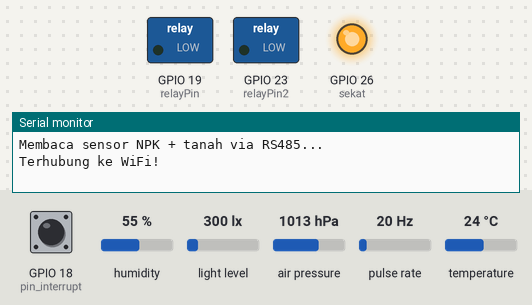
A sketch run on a simulated ESP32. Shown: switched loads named in the sketch (green lamp = pin HIGH), output pins drawn as LEDs (lit = HIGH), the last lines printed to the serial monitor. Wiring (inferred from the names in the program): pulse sensor: data GPIO 4. The inputs (shaded band) are chosen by the test bench; at power-on: light level 300 lx, GPIO 18 (pin_interrupt) HIGH, humidity 55 %, air pressure 1013 hPa, pulse rate 20 Hz, temperature 24 °C (analog values on the 0–4095 scale). WiFi joins after 1.5 s; servers stay silent unless stated; uploads are accepted with an empty reply; pins used as bus, display or sensor lines are not drawn.

Above: at 2.7 s.
2.8 s: light level set to 108 lx
At 3.5 s:
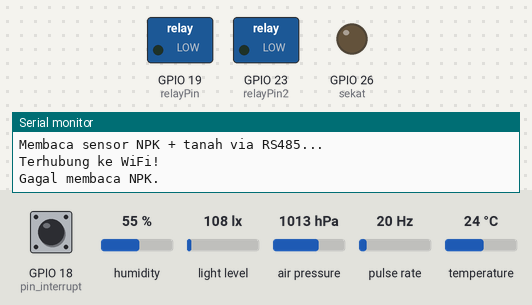
8.7 s: light level set to 93 lx
Timing chart, 0 to 11.7 s (numbered marks = the images above; inputs shaded):
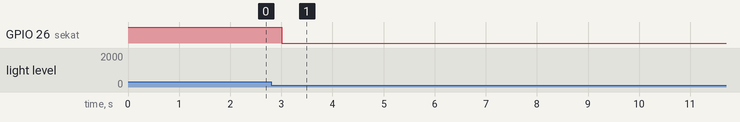

The sketch:

padi_sawah.ino
```cpp
#include "DHT.h"
#include <Wire.h>
#include <BH1750.h>
#include <SPI.h>
#include <Adafruit_BMP280.h>
#include <WiFi.h>
#include <WiFiManager.h>
#include <HTTPClient.h>
#include <ArduinoJson.h>

//Link API
const char* serverName = "https://petaniasik.my.id/api/kirim_sensor";  // sesuaikan
const String iot_id = "jTZids5M";
const String token = "lOsx0KMJSAfJpxEe";
const String serverGet = "https://petaniasik.my.id/api/bacajson/" + iot_id;

// RS485
// Komunikasi via UART2 (TX=17, RX=16)
#define SerialPort Serial2
// Modbus RTU Query untuk masing-masing parameter
uint8_t npkQuery[]             = {0x01, 0x03, 0x00, 0x1E, 0x00, 0x03, 0x65, 0xCD};
uint8_t phQuery[]              = {0x01, 0x03, 0x00, 0x06, 0x00, 0x01, 0x64, 0x0B};
uint8_t soilMoistureQuery[]    = {0x01, 0x03, 0x00, 0x12, 0x00, 0x01, 0x24, 0x0F};
uint8_t soilTemperatureQuery[] = {0x01, 0x03, 0x00, 0x13, 0x00, 0x01, 0x75, 0xCF};

uint16_t nitrogen, phosphorus, potassium, phRaw, moistureRaw, tempRaw;
float nitrogen2 =0;
float phosphorus2 =0;
float potassium2 =0;
float pH = 0;
float moisture = 0;
float temperature =0;
int baterai = 0;

// Pin kontrol DE/RE
#define DE_RE_PIN 25
#define sekat 26

// Sinyal
long rssi;
int quality =0;

// Baterai
const int adcPin = 34; // Gunakan GPIO34 sebagai input ADC
const float R1 = 82000.0; // Ohm
const float R2 = 10000.0;  // Ohm
const float maxADC = 4095.0; // Resolusi ADC 12-bit
const float vRef = 3.3; // Tegangan referensi maksimum ADC

// DHT 22 (Suhu dan Kelembapan Udara)
#define DHTPIN 15
#define DHTTYPE DHT22
DHT dht(DHTPIN, DHTTYPE);
float kelembapan_udara = 0;
float suhu_udara = 0;

// anemometer parameters (Kecepatan Angin)
volatile byte rpmcount;  // hitung signals
volatile unsigned long last_micros;
unsigned long timeold;
unsigned long timemeasure = 10.00;  // detik
int timetoSleep = 1;                // menit
unsigned long sleepTime = 15;       // menit
unsigned long timeNow;
int countThing = 0;
int GPIO_pulse = 4;                 // ESP32 = D14
float rpm, rotasi_per_detik;        // rotasi/detik
float kecepatan_kilometer_per_jam;  // kilometer/jam
float kecepatan_meter_per_detik = 0;    //meter/detik
volatile boolean flag = false;

// Curah Hujan
const int pin_interrupt = 18;  // Menggunakan pin interrupt https://www.arduino.cc/reference/en/language/functions/external-interrupts/attachinterrupt/
long int jumlah_tip = 0;
long int temp_jumlah_tip = 0;
float curah_hujan = 0.00;
float milimeter_per_tip = 0.40;

volatile boolean flag2 = false;

BH1750 lightMeter;  // BH1750 (Intensitas Cahaya)
int intensitas_cahaya =0;
float pressure =0;

// TDS & EC
#define TdsSensorPin 36
#define VREF 3.3   // analog reference voltage(Volt) of the ADC
#define SCOUNT 30  // sum of sample point

int analogBuffer[SCOUNT];  // store the analog value in the array, read from ADC
int analogBufferTemp[SCOUNT];
int analogBufferIndex = 0;
int copyIndex = 0;

float averageVoltage = 0;
float tdsValue = 0;
float ecValue = 0;


//BMP 280 Tekanan
#define BMP_SCK  (13)
#define BMP_MISO (12)
#define BMP_MOSI (11)
#define BMP_CS   (10)
Adafruit_BMP280 bmp; // I2C

// MQ-135 sensor Gas
const int mq135Pin = 39; // Pin ADC di ESP32
int adcValue =0;

//RElay
const int relayPin = 19; // Ganti dengan pin digital sesuai keinginanmu
const int relayPin2 = 23; // Ganti dengan pin digital sesuai keinginanmu

// RS485
void enableTransmit() {
  digitalWrite(DE_RE_PIN, HIGH);
}

void enableReceive() {
  digitalWrite(DE_RE_PIN, LOW);
}

void flushSerialBuffer() {
  while (SerialPort.available()) SerialPort.read();
}

void ICACHE_RAM_ATTR rpm_anemometer()  // anemometer parameters (Kecepatan Angin)
{
  flag = true;
}

void ICACHE_RAM_ATTR hitung_curah_hujan()  // Curah Hujan
{
  flag2 = true;
}

// TDS dan EC
// median filtering algorithm
int getMedianNum(int bArray[], int iFilterLen) {
  int bTab[iFilterLen];
  for (byte i = 0; i < iFilterLen; i++)
    bTab[i] = bArray[i];
  int i, j, bTemp;
  for (j = 0; j < iFilterLen - 1; j++) {
    for (i = 0; i < iFilterLen - j - 1; i++) {
      if (bTab[i] > bTab[i + 1]) {
        bTemp = bTab[i];
        bTab[i] = bTab[i + 1];
        bTab[i + 1] = bTemp;
      }
    }
  }
  if ((iFilterLen & 1) > 0) {
    bTemp = bTab[(iFilterLen - 1) / 2];
  } else {
    bTemp = (bTab[iFilterLen / 2] + bTab[iFilterLen / 2 - 1]) / 2;
  }
  return bTemp;

  // TDS dan EC
  pinMode(TdsSensorPin, INPUT);
}


void setup() {
  Serial.begin(115200);
  analogReadResolution(12); // Resolusi ADC 12-bit (0 - 4095)

  // RS 485
  SerialPort.begin(4800, SERIAL_8N1, 16, 17); // UART2 ESP32 (RX=16, TX=17)
  pinMode(DE_RE_PIN, OUTPUT);
  pinMode(sekat, OUTPUT);
  digitalWrite(sekat, HIGH);
  enableReceive(); // Mulai dengan mode terima

  Serial.println("Membaca sensor NPK + tanah via RS485...");

  // WiFiManager
  WiFiManager wifiManager;
  wifiManager.autoConnect("Sensor_Petani_Asik");

  // Set device as a Wi-Fi Station
  WiFi.mode(WIFI_STA);

  // Hubungkan ke WiFi
  //WiFi.begin(ssid, password);
  while (WiFi.status() != WL_CONNECTED) {
    delay(1000);
    Serial.println("Gagal terhubung ke WiFi. Mengulangi...");
  }
  Serial.println("Terhubung ke WiFi!");

  dht.begin();  // DHT 22 (Suhu dan Kelembapan Udara)
  // anemometer parameters (Kecepatan Angin)
  pinMode(GPIO_pulse, INPUT_PULLUP);
  digitalWrite(GPIO_pulse, LOW);
  detachInterrupt(digitalPinToInterrupt(GPIO_pulse));                          // memulai Interrupt pada nol
  attachInterrupt(digitalPinToInterrupt(GPIO_pulse), rpm_anemometer, RISING);  //Inisialisasi pin interupt
  rpmcount = 0;
  rpm = 0;
  timeold = 0;
  timeNow = 0;
  // Curah Hujan
  pinMode(pin_interrupt, INPUT);
  attachInterrupt(digitalPinToInterrupt(pin_interrupt), hitung_curah_hujan, FALLING);  // Akan menghitung tip jika pin berlogika dari HIGH ke LOW
  // BH1750 (Intensitas Cahaya)
  Wire.begin();
  lightMeter.begin();

  // BMP tekanan
  while ( !Serial ) delay(100);   // wait for native usb
  unsigned status;
  status = bmp.begin();
  if (!status) {
    // Serial.println(F("Could not find a valid BMP280 sensor, check wiring or "
    //                   "try a different address!"));
    // Serial.print("SensorID was: 0x"); Serial.println(bmp.sensorID(),16);
    // Serial.print("        ID of 0xFF probably means a bad address, a BMP 180 or BMP 085\n");
    // Serial.print("   ID of 0x56-0x58 represents a BMP 280,\n");
    // Serial.print("        ID of 0x60 represents a BME 280.\n");
    // Serial.print("        ID of 0x61 represents a BME 680.\n");
    while (1) delay(10);}
  /* Default settings from datasheet. */
  bmp.setSampling(Adafruit_BMP280::MODE_NORMAL,     /* Operating Mode. */
                  Adafruit_BMP280::SAMPLING_X2,     /* Temp. oversampling */
                  Adafruit_BMP280::SAMPLING_X16,    /* Pressure oversampling */
                  Adafruit_BMP280::FILTER_X16,      /* Filtering. */
                  Adafruit_BMP280::STANDBY_MS_500); /* Standby time. */

  //RElay
  pinMode(relayPin, OUTPUT);
  pinMode(relayPin2, OUTPUT);
}

void loop() {
  baca_sensor();
  kontrol();
  delay(900000);
}

void kontrol(){
  if (WiFi.status() == WL_CONNECTED) {
    HTTPClient http;
    http.begin(serverGet);

    int httpResponseCode = http.GET();

    if (httpResponseCode == 200) {
      String payload = http.getString();
      Serial.println("Respon JSON:");
      Serial.println(payload);

      StaticJsonDocument<1024> doc;
      DeserializationError error = deserializeJson(doc, payload);

      if (!error) {
        const char* status = doc["data"][0]["movement_detected"];

        if (strcmp(status, "ON") == 0) {
          // Serial.println("Gerakan terdeteksi! Relay ON");
          digitalWrite(relayPin2, LOW); // Nyalakan relay
        } else {
          // Serial.println("Tidak ada gerakan. Relay OFF");
          digitalWrite(relayPin2, HIGH); // Matikan relay
        }

      } else {
        Serial.print("JSON Parsing error: ");
        Serial.println(error.c_str());
      }
    } else {
      Serial.print("HTTP GET gagal, kode: ");
      Serial.println(httpResponseCode);
    }

    http.end();
  } else {
    Serial.println("WiFi belum terkoneksi...");
  }

}


void baca_sensor() {
  // printNPKValues
  digitalWrite(sekat, HIGH);
  delay(1000);
  flushSerialBuffer();
  enableTransmit();
  SerialPort.write(npkQuery, sizeof(npkQuery));
  SerialPort.flush();
  enableReceive();
  delay(500);

  if (SerialPort.available() >= 11) {
    uint8_t npkResponse[11];
    SerialPort.readBytes(npkResponse, sizeof(npkResponse));

    nitrogen   = (npkResponse[3] << 8) | npkResponse[4];
    phosphorus = (npkResponse[5] << 8) | npkResponse[6];
    potassium  = (npkResponse[7] << 8) | npkResponse[8];

    nitrogen2   = nitrogen;
    phosphorus2 = phosphorus;
    potassium2  = potassium;

    // Serial.println("=== NPK ===");
    Serial.print("Nitrogen (N): ");   Serial.print(nitrogen2);   Serial.println(" mg/kg");
    Serial.print("Phosphorus (P): "); Serial.print(phosphorus2); Serial.println(" mg/kg");
    Serial.print("Potassium (K): ");  Serial.print(potassium2);  Serial.println(" mg/kg");
  } else {
    Serial.println("Gagal membaca NPK.");
  }

  //printPHValue
  digitalWrite(sekat, LOW);
  delay(1000);
  flushSerialBuffer();
  enableTransmit();
  SerialPort.write(phQuery, sizeof(phQuery));
  SerialPort.flush();
  enableReceive();
  delay(500);

  if (SerialPort.available() >= 7) {
    uint8_t phResponse[7];
    SerialPort.readBytes(phResponse, sizeof(phResponse));

    phRaw = (phResponse[3] << 8) | phResponse[4];
    pH = phRaw / 100.0;

    // Serial.println("=== pH Tanah ===");
    Serial.print("pH: "); Serial.println(pH);
  } else {
    Serial.println("Gagal membaca pH.");
  }

  //printSoilMoisture
  digitalWrite(sekat, LOW);
  delay(1000);
  flushSerialBuffer();
  enableTransmit();
  SerialPort.write(soilMoistureQuery, sizeof(soilMoistureQuery));
  SerialPort.flush();
  enableReceive();
  delay(500);

  if (SerialPort.available() >= 7) {
    uint8_t moistureResponse[7];
    SerialPort.readBytes(moistureResponse, sizeof(moistureResponse));

    moistureRaw = (moistureResponse[3] << 8) | moistureResponse[4];
    moisture = moistureRaw / 10.0;

    // Serial.println("=== Kelembapan Tanah ===");
    Serial.print("Soil Moisture: "); Serial.print(moisture); Serial.println(" %");
  } else {
    Serial.println("Gagal membaca kelembapan.");
  }

  // printSoilTemperature
  digitalWrite(sekat, LOW);
  delay(1000);
  flushSerialBuffer();
  enableTransmit();
  SerialPort.write(soilTemperatureQuery, sizeof(soilTemperatureQuery));
  SerialPort.flush();
  enableReceive();
  delay(500);

  if (SerialPort.available() >= 7) {
    uint8_t temperatureResponse[7];
    SerialPort.readBytes(temperatureResponse, sizeof(temperatureResponse));

    tempRaw = (temperatureResponse[3] << 8) | temperatureResponse[4];
    temperature = tempRaw / 10.0;

    // Serial.println("=== Suhu Tanah ===");
    Serial.print("Soil Temperature: "); Serial.print(temperature); Serial.println(" °C");
  } else {
    Serial.println("Gagal membaca suhu tanah.");
  }

  // Sinyal
  rssi = WiFi.RSSI(); // dBm
  quality = getSignalQuality(rssi);

  Serial.print("Kekuatan Sinyal WiFi: ");
  // Serial.print(rssi);
  // Serial.print(" dBm (");
  Serial.print(quality);
  Serial.println(" %)");

  int adcValue2 = analogRead(adcPin); // Baca nilai ADC
  float vADC = (adcValue2 / maxADC) * vRef; // Tegangan hasil pembagi
  float vInput = vADC * ((R1 + R2) / R2); // Tegangan sebenarnya sebelum pembagi
  baterai = (vInput / 16.8 ) * 100;
  // Serial.print("Nilai ADC: ");
  // Serial.print(adcValue2);
  // Serial.print(" | Tegangan ADC: ");
  // Serial.print(vADC, 3);
  // Serial.print(" V | Tegangan Input: ");
  Serial.print(vInput, 2);
  Serial.println(" V");
  Serial.print("Battery: ");
  Serial.print(baterai, 2);
  Serial.println(" %");


  // DHT 22 (Suhu dan Kelembapan Udara)
  kelembapan_udara = dht.readHumidity();
  suhu_udara = dht.readTemperature();

  if (isnan(kelembapan_udara) || isnan(suhu_udara)) {
    kelembapan_udara = 0;
    suhu_udara = 0;
    Serial.println(F("Failed to read from DHT sensor!"));
    return;
  }

  Serial.print("kelembapan_udara: ");
  Serial.println(kelembapan_udara);
  Serial.print("suhu_udara: ");
  Serial.println(suhu_udara);

  // anemometer parameters (Kecepatan Angin)
  // Cek apakah flag bernilai true, yang menandakan bahwa kondisi tertentu telah terpenuhi
  if (flag == true) {
    // Cek apakah waktu sejak deteksi terakhir sudah lebih dari atau sama dengan 5000 mikrodetik (5 milidetik)
    if (long(micros() - last_micros) >= 5000) {
      // Jika ya, maka tambahkan satu ke penghitung rpm (rpmcount)
      rpmcount++;
      // Perbarui waktu terakhir ketika magnet terdeteksi dengan waktu saat ini
      last_micros = micros();
    }
    // Setelah memproses, setel flag kembali ke false untuk menandakan bahwa kondisi telah ditangani
    flag = false;  // reset flag
  }

  if ((millis() - timeold) >= timemeasure * 1000) {
    countThing++;
    detachInterrupt(digitalPinToInterrupt(GPIO_pulse));       // Menonaktifkan interrupt saat menghitung
    rotasi_per_detik = float(rpmcount) / float(timemeasure);  // rotasi per detik
    //kecepatan_meter_per_detik = rotasi_per_detik; // rotasi/detik sebelum dikalibrasi untuk dijadikan meter per detik
    kecepatan_meter_per_detik = ((-0.0181 * (rotasi_per_detik * rotasi_per_detik)) + (1.3859 * rotasi_per_detik) + 1.4055);  // meter/detik sesudah dikalibrasi dan sudah dijadikan meter per detik
    if (kecepatan_meter_per_detik <= 1.5) {                                                                                  // Minimum pembacaan sensor kecepatan angin adalah 1.5 meter/detik
      kecepatan_meter_per_detik = 0.0;
    }
    kecepatan_kilometer_per_jam = kecepatan_meter_per_detik * 3.6;  // kilometer/jam
    // Serial.print("rotasi_per_detik=");
    // Serial.print(rotasi_per_detik);
    // Serial.print("   kecepatan_meter_per_detik="); // Minimal kecepatan angin yang dapat dibaca sensor adalah 4 meter/detik dan maksimum 30 meter/detik.
    // Serial.print(kecepatan_meter_per_detik);
    // Serial.print("   kecepatan_kilometer_per_jam=");
    // Serial.print(kecepatan_kilometer_per_jam);
    // Serial.println("   ");
    if (countThing == 1)  // kirim data per 10 detik sekali
    {
      //Serial.println("Mengirim data ke server");
      countThing = 0;
    }
    timeold = millis();
    rpmcount = 0;
    attachInterrupt(digitalPinToInterrupt(GPIO_pulse), rpm_anemometer, RISING);  // enable interrupt
  }

  // Serial.print("rotasi_per_detik=");
  // Serial.print(rotasi_per_detik);
  Serial.print("   kecepatan_meter_per_detik="); // Minimal kecepatan angin yang dapat dibaca sensor adalah 4 meter/detik dan maksimum 30 meter/detik.
  Serial.println(kecepatan_meter_per_detik);
  // Serial.print("   kecepatan_kilometer_per_jam=");
  // Serial.print(kecepatan_kilometer_per_jam);
  // Serial.println("   ");


  // Curah Hujan
  if (flag2 == true)  // don't really need the == true but makes intent clear for new users
  {
    curah_hujan += milimeter_per_tip;  // Akan bertambah nilainya saat tip penuh
    jumlah_tip++;
    delay(500);
    flag2 = false;  // reset flag2
  }
  curah_hujan = jumlah_tip * milimeter_per_tip;
  if ((jumlah_tip != temp_jumlah_tip))  // Print serial setiap 1 menit atau ketika jumlah_tip berubah
  {
    jumlah_tip = jumlah_tip;
    curah_hujan = (curah_hujan, 2);
  }
  temp_jumlah_tip = jumlah_tip;

  // Serial.print("Jumlah tip=");
  // Serial.print(jumlah_tip);
  // Serial.println(" kali ");
  // Serial.print("Curah hujan=");
  Serial.print(curah_hujan);
  Serial.println(" mm");


  // BH1750 (Intensitas Cahaya)
  intensitas_cahaya = lightMeter.readLightLevel();
  Serial.print("Light: ");
  Serial.print(intensitas_cahaya);
  Serial.println(" lx");
    if (intensitas_cahaya < 100){
      digitalWrite(relayPin, HIGH); // Untuk relay aktif-LOW
      digitalWrite(relayPin2, HIGH);
    }
    else {
      digitalWrite(relayPin, LOW); // Untuk relay aktif-HIGH
      digitalWrite(relayPin2, LOW); // Untuk relay aktif-HIGH
    }


    //BMP 280 Tekanan
    // Serial.print(F("Temperature = "));
    // Serial.print(bmp.readTemperature());
    // Serial.println(" *C");

    pressure = bmp.readPressure();
    Serial.print(F("Pressure = "));
    Serial.print(bmp.readPressure());
    Serial.println(" Pa");

    // MQ 135 Sensor Gas
    adcValue = analogRead(mq135Pin); // Baca tegangan dari sensor MQ-135 (0–4095 pada ESP32)
    Serial.print("ADC MQ135: ");
    Serial.println(adcValue);

  // TDS dan EC
  static unsigned long analogSampleTimepoint = millis();
  if (millis() - analogSampleTimepoint > 40U) {  //every 40 milliseconds,read the analog value from the ADC
    analogSampleTimepoint = millis();
    analogBuffer[analogBufferIndex] = analogRead(TdsSensorPin);  //read the analog value and store into the buffer
    analogBufferIndex++;
    if (analogBufferIndex == SCOUNT) {
      analogBufferIndex = 0;
    }
  }

  static unsigned long printTimepoint = millis();
  if (millis() - printTimepoint > 800U) {
    printTimepoint = millis();
    for (copyIndex = 0; copyIndex < SCOUNT; copyIndex++) {
      analogBufferTemp[copyIndex] = analogBuffer[copyIndex];

      // read the analog value more stable by the median filtering algorithm, and convert to voltage value
      averageVoltage = getMedianNum(analogBufferTemp, SCOUNT) * (float)VREF / 4096.0;

      //temperature compensation formula: fFinalResult(25^C) = fFinalResult(current)/(1.0+0.02*(fTP-25.0));
      float compensationCoefficient = 1.0 + 0.02 * (temperature - 25.0);
      //temperature compensation
      float compensationVoltage = averageVoltage / compensationCoefficient;

      //convert voltage value to tds value
      tdsValue = (133.42 * compensationVoltage * compensationVoltage * compensationVoltage - 255.86 * compensationVoltage * compensationVoltage + 857.39 * compensationVoltage) * 0.5;
      ecValue = tdsValue / 0.65;  // Larutan pupuk atau air tanah: K ≈ 0,65–0,7
      //Serial.print("voltage:");
      //Serial.print(averageVoltage,2);
      //Serial.print("V   ");
      Serial.print("TDS Value:");
      Serial.print(tdsValue);
      Serial.println("ppm");
      Serial.print("EC Value:");
      Serial.print(ecValue);
      Serial.println("µS/cm");
    }
  }


  if (WiFi.status() == WL_CONNECTED) {
    HTTPClient http;
    http.begin(serverName);
    http.addHeader("Content-Type", "application/json");
    http.addHeader("Accept", "application/json");


    // JSON data yang akan dikirim
    StaticJsonDocument<1024> jsonDoc;

    jsonDoc["iot_id"] = iot_id;
    jsonDoc["iot_token"] = token;
    jsonDoc["temperature"] = suhu_udara;
    jsonDoc["humidity"] = kelembapan_udara;
    jsonDoc["windspeed"] = kecepatan_meter_per_detik;
    jsonDoc["rainfall"] = curah_hujan;
    jsonDoc["light_intensity"] = intensitas_cahaya;
    jsonDoc["ph"] = pH;
    jsonDoc["soil_moisture"] = moisture;
    jsonDoc["ec"] = ecValue;
    jsonDoc["tds"] = tdsValue;
    jsonDoc["soil_temp"] = temperature;
    jsonDoc["pressure"] = pressure;
    jsonDoc["feromon"] = adcValue;
    jsonDoc["battery_level"] = baterai;
    jsonDoc["signal_strength"] = quality;
    jsonDoc["Nitrogen_Level"] = nitrogen2;
    jsonDoc["Phosphorus_Level"] = phosphorus2;
    jsonDoc["Potassium_Level"] = potassium2;

    String requestBody;
    serializeJson(jsonDoc, requestBody);

    int httpResponseCode = http.POST(requestBody);

    // Tampilkan respon
    Serial.print("Kode respon: ");
    Serial.println(httpResponseCode);

    if (httpResponseCode > 0) {
      String response = http.getString();
      Serial.println("Respons:");
      Serial.println(response);
    } else {
      Serial.print("Gagal mengirim data. Error: ");
      Serial.println(http.errorToString(httpResponseCode));
    }

    http.end();
  } else {
    Serial.println("WiFi belum terkoneksi.");
  }

}

int getSignalQuality(long rssi) {
  // Konversi ke persen berdasarkan rentang -100 sampai -30 dBm
  int quality;
  if (rssi <= -100) {
    quality = 0;
  } else if (rssi >= -30) {
    quality = 100;
  } else {
    quality = 2 * (rssi + 80);
  }
  return quality;
}
```

Measured:
- after the input at 8.7 s, every drawn part: stays the same
